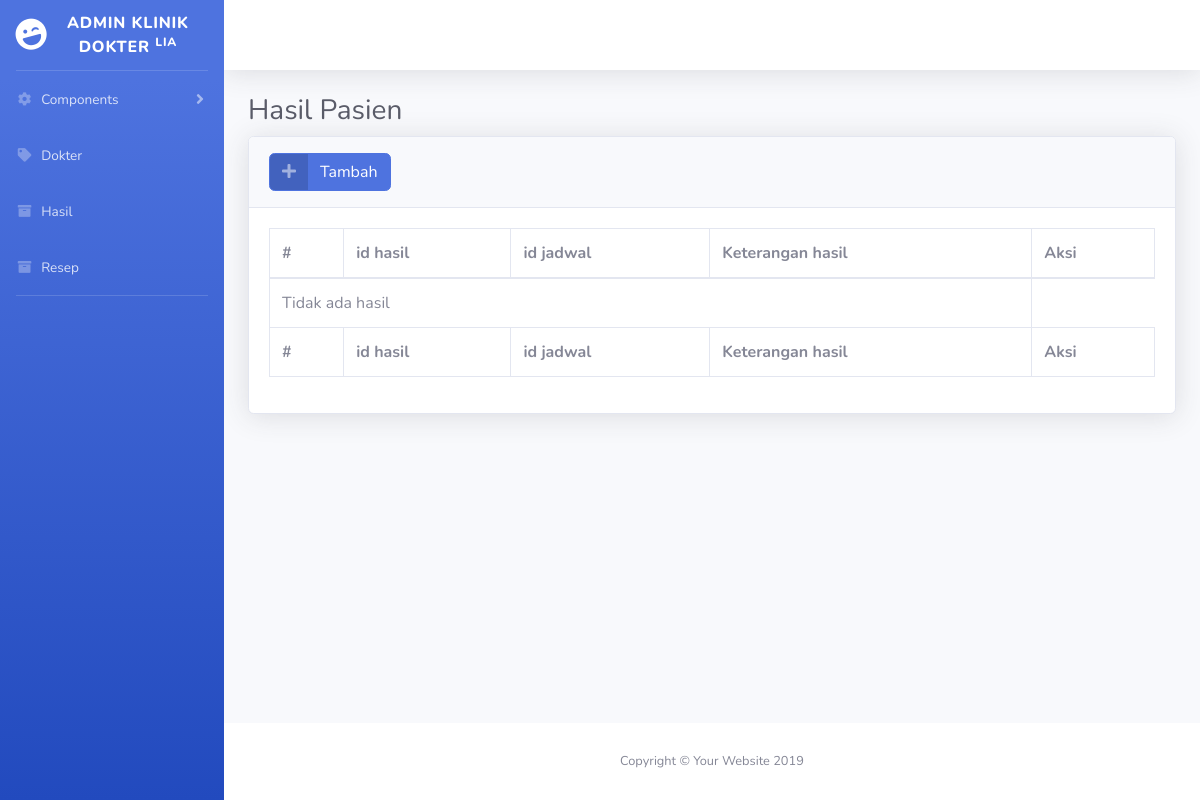
The page /index.php/hasil on the database as committed earlier.
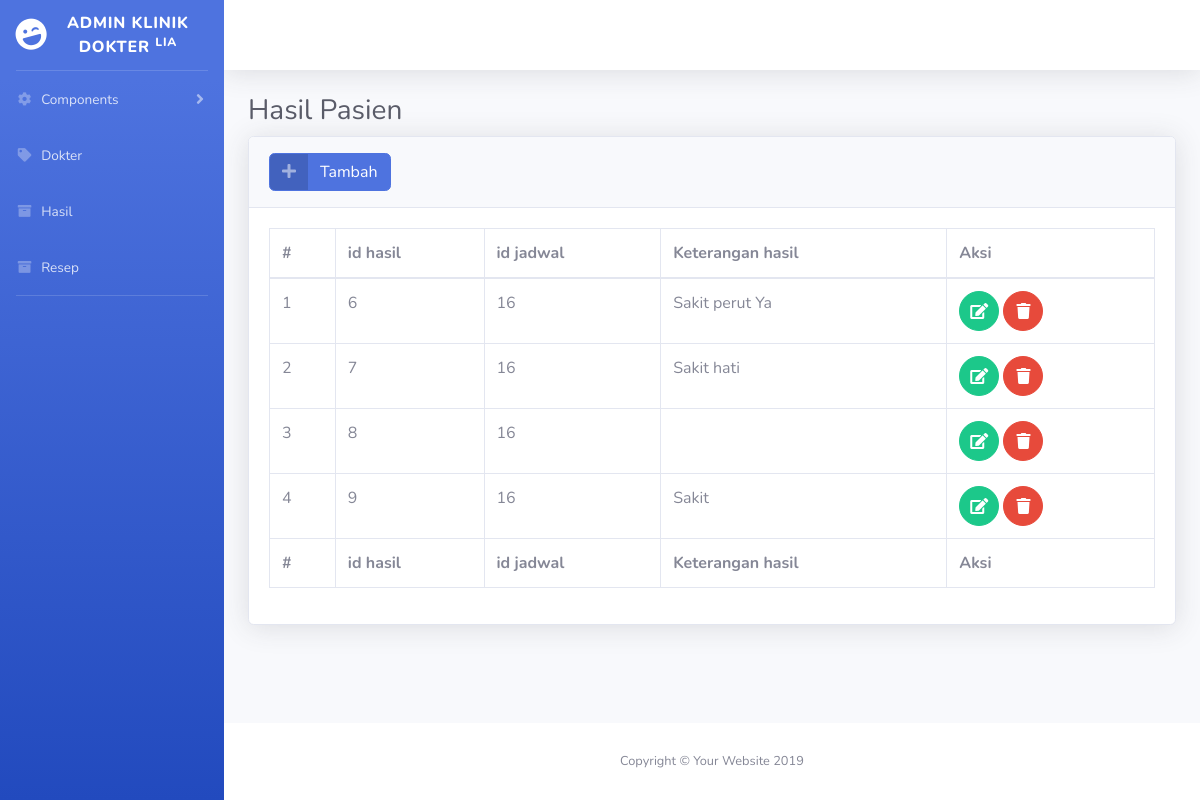
The same page on the database as committed later.
### tables this page shows
CREATE TABLE `tb_hasil` (
  `id_hasil` bigint(20) NOT NULL,
  `id_jadwal` bigint(20) NOT NULL,
  `keterangan_hasil` text NOT NULL
);

CREATE TABLE `tb_jadwal` (
  `id_jadwal` bigint(20) NOT NULL,
  `id_pasien` bigint(20) NOT NULL,
  `id_piket` bigint(20) NOT NULL,
  `id_layanan` bigint(20) NOT NULL,
  `status_jadwal` enum('Belum Ditangani','Sudah Ditangani') NOT NULL,
  `tanggal_daftar` date NOT NULL,
  `tanggal_ditangani` date NOT NULL
);

### application/controllers/Hasil.php (called while the page is built, shortened)
<?php
class Hasil extends CI_Controller {
	public function index()
	{
		$this->db->join('tb_jadwal', 'tb_jadwal.id_jadwal=tb_hasil.id_jadwal');
		$this->db->join('tb_pasien', 'tb_pasien.id_pasien=tb_jadwal.id_pasien');
		$this->db->join('tb_piket', 'tb_piket.id_piket=tb_jadwal.id_piket');
		$this->db->join('tb_layanan', 'tb_layanan.id_layanan=tb_jadwal.id_layanan');
		$this->db->join('tb_dokter', 'tb_piket.id_dokter=tb_dokter.id_dokter');
		$parser['p_semuahasil'] = $this->db->get('tb_hasil')->result();
		$this->load->view('hasil/v_daftar', $parser);
	}
}
?>

### index.php (called while the page is built, shortened)
<?php
require_once BASEPATH.'core/CodeIgniter.php';

### application/views/hasil/v_daftar.php (the view, shortened to what this page needs)
<!DOCTYPE html>
<html lang="en">
<head>
  <link href="<?php echo base_url(); ?>tema/admin/vendor/fontawesome-free/css/all.min.css" rel="stylesheet" type="text/css">
   <link href="<?php echo base_url(); ?>tema/admin/css/sb-admin-2.min.css" rel="stylesheet">
  <link href="vendor/datatables/dataTables.bootstrap4.min.css" rel="stylesheet">
</head>
<body id="page-top">
  <div id="wrapper">
    <div id="content-wrapper" class="d-flex flex-column">
      <div id="content">
        <div class="container-fluid">
          <h1 class="h3 mb-2 text-gray-800">Hasil Pasien</h1>
          <div class="card shadow mb-4">
            <div class="card-header py-3">
              <h6 class="m-0 font-weight-bold text-primary">
                <a href="<?php echo site_url('hasil/tambah'); ?>" class="btn btn-primary btn-icon-split">
                    <span class="icon text-white-50">
                      <i class="fas fa-plus"></i>
                    </span>
                    <span class="text">Tambah</span>
                  </a>
              </h6>
            </div>
            <div class="card-body">
              <div class="table-responsive">
                <table class="table table-bordered" id="dataTable" width="100%" cellspacing="0">
                  <thead>
                    <tr>
                     <th>#</th>
                     <th>id hasil</th>
                     <th>id jadwal</th>
                     <th>Keterangan hasil</th>
                     <th>Aksi</th>
                    </tr>
                  </thead>
                  <tfoot>
                    <tr>
                    <th>#</th>
                     <th>id hasil</th>
                     <th>id jadwal</th>
                     <th>Keterangan hasil</th>
                     <th>Aksi</th>
                    </tr>
                  </tfoot>
                  <tbody>
                   <?php if(count($p_semuahasil) > 0) { ?>
      <?php $no = 1; ?>
      <?php foreach ($p_semuahasil as $data) { ?>
      <tr>
        <td><?php echo $no++; ?></td>
        <td><?php echo $data->id_hasil; ?></td>
        <td><?php echo $data->id_jadwal; ?></td>
        <td><?php echo $data->keterangan_hasil; ?></td>
        <td>
          <a href="<?php echo site_url('hasil/edit/' . $data->id_hasil); ?>" class="btn btn-success btn-circle">
                    <i class="fas fa-edit"></i>
                  </a>
           <a href="<?php echo site_url('hasil/proses_hapus/' . $data->id_hasil); ?>" class="btn btn-danger btn-circle">
                    <i class="fas fa-trash"></i>
                  </a>
        </td>
      </tr>
      <?php } ?>
      <?php } else { ?>
      <tr>
        <td colspan="4">Tidak ada hasil</td>
      </tr>
      <?php } ?>
                  </tbody>
                </table>
              </div>
            </div>
          </div>
        </div>
      </div>

Rows that differ between the two databases and show on the page:
added tb_hasil: id_hasil "6", id_jadwal.id_jadwal "16", keterangan_hasil "Sakit perut Ya"
added tb_hasil: id_hasil "7", id_jadwal.id_jadwal "16", keterangan_hasil "Sakit hati"
added tb_hasil: id_hasil "8", id_jadwal.id_jadwal "16"
added tb_hasil: id_hasil "9", id_jadwal.id_jadwal "16", keterangan_hasil "Sakit"
Other text that changed with them:
text no longer shown: "Tidak ada hasil"
